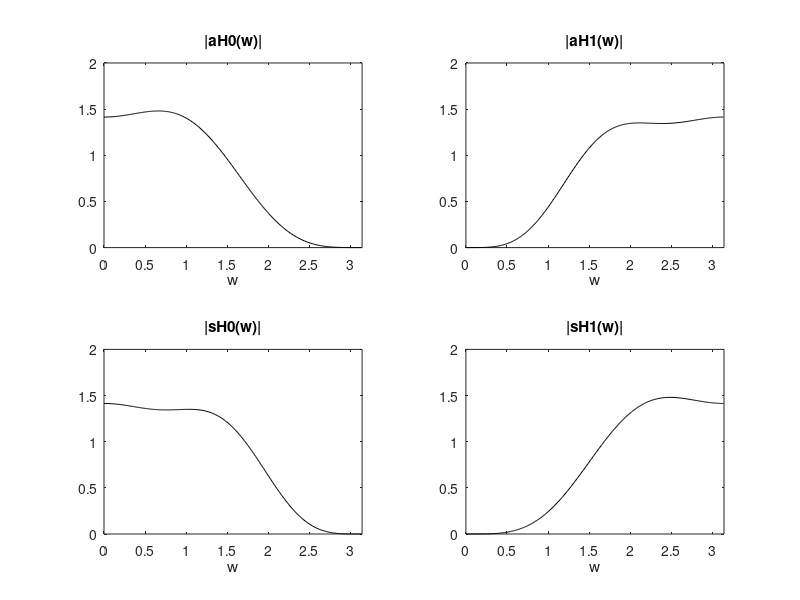

The MATLAB source for this figure:
% CDF 9/7 frequency response of filters

%coefficients
ah0=[-0.045635881557,-0.028771763114,0.295635881557,0.557543526229...
,0.295635881557,-0.028771763114,-0.045635881557];

sh0=[0.026748757411,-0.016864118443,-0.078223266529,0.266864118443...
,0.602949018236,0.266864118443,-0.078223266529,-0.016864118443,0.026748757411];

ah0n=(ah0*sqrt(2))/sum(ah0); %normalization
sh0n=(sh0*sqrt(2))/sum(sh0); %normalization

aH0=fft(ah0n,512); %frequency response
sH0=fft(sh0n,512); %frequency response


%the ah1(n) coefficients
ah1=fliplr(sh0n); ah1(1:2:end)=-ah1(1:2:end);
%the sh1(n) coefficients
sh1=fliplr(ah0n); sh1(1:2:end)=-sh1(1:2:end);

aH1=fft(ah1,512); %frequency response
sH1=fft(sh1,512); %frequency response

%display
w=0:(2*pi/511):pi;

subplot(2,2,1)
plot(w,abs(aH0(1:256)),'k');
axis([0 pi 0 2]);
title('|aH0(w)|');xlabel('w');

subplot(2,2,2)
plot(w,abs(aH1(1:256)),'k');
axis([0 pi 0 2]);
title('|aH1(w)|');xlabel('w');

subplot(2,2,3)
plot(w,abs(sH0(1:256)),'k');
axis([0 pi 0 2]);
title('|sH0(w)|');xlabel('w');

subplot(2,2,4)
plot(w,abs(sH1(1:256)),'k');
axis([0 pi 0 2]);
title('|sH1(w)|');xlabel('w');
